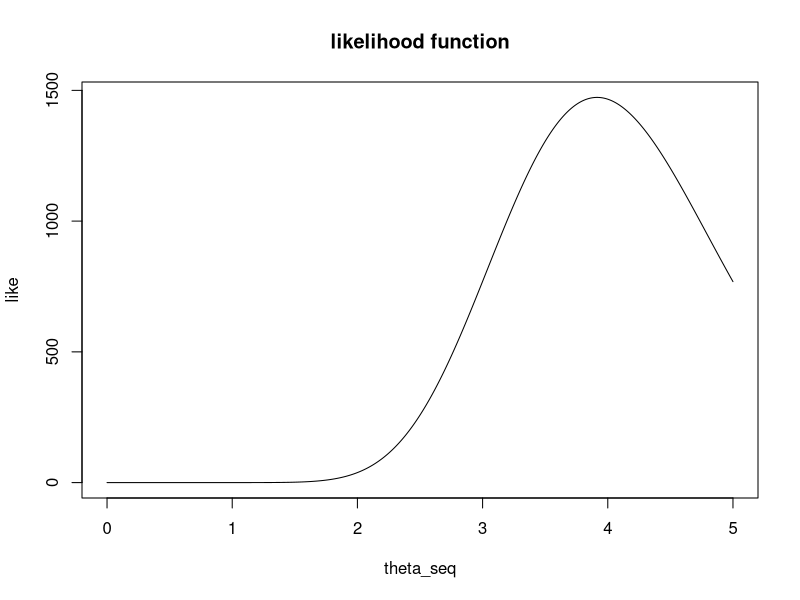
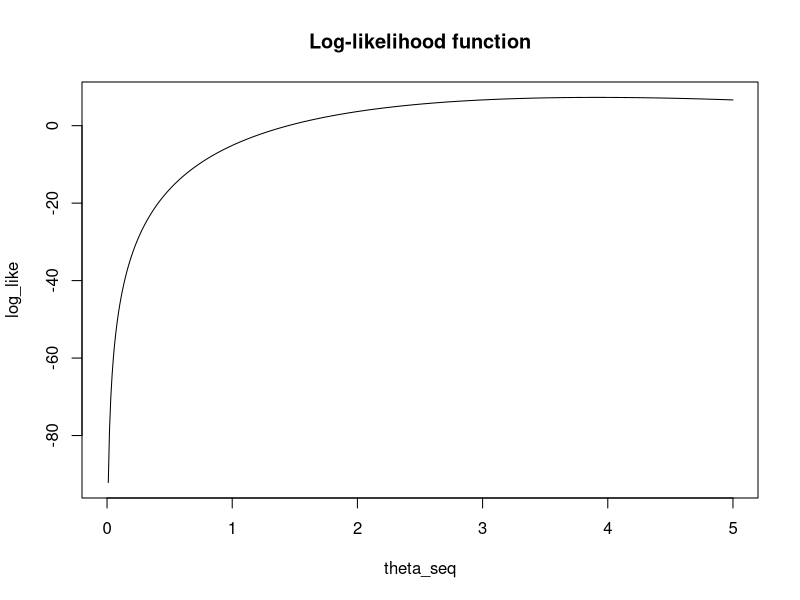

R code for these plots, in order:

library(ggplot2)


########################
#### 1.
########################



### Simulieren der Zufallsstichprobe
n = 20
theta = 2
sample = rexp(n,theta) 
theta_seq = seq(0,5,0.01)

### Aufstellen und Plotten der Likelihoodfunktion
likelihood = function(theta_par) {
  prod(dexp(sample,rate=theta_par,log=F))
}

like=0
for (i in 1:length(theta_seq))
{
  like[i] = likelihood(theta_seq[i])
}
plot(x=theta_seq,y=like, type="l", main="likelihood function")


### Aufstellen und Plotten der Log-Likelihoodfunktion
log_likelihood = function(theta_par) {
  log(prod(dexp(sample,rate=theta_par)))
}

log_like=0
for (i in 1:length(theta_seq))
{
  log_like[i] = log_likelihood(theta_seq[i])
}
plot(x=theta_seq,y=log_like, type="l", main="Log-likelihood function")

# Aufstellen und Plotten der Score-Funktion

